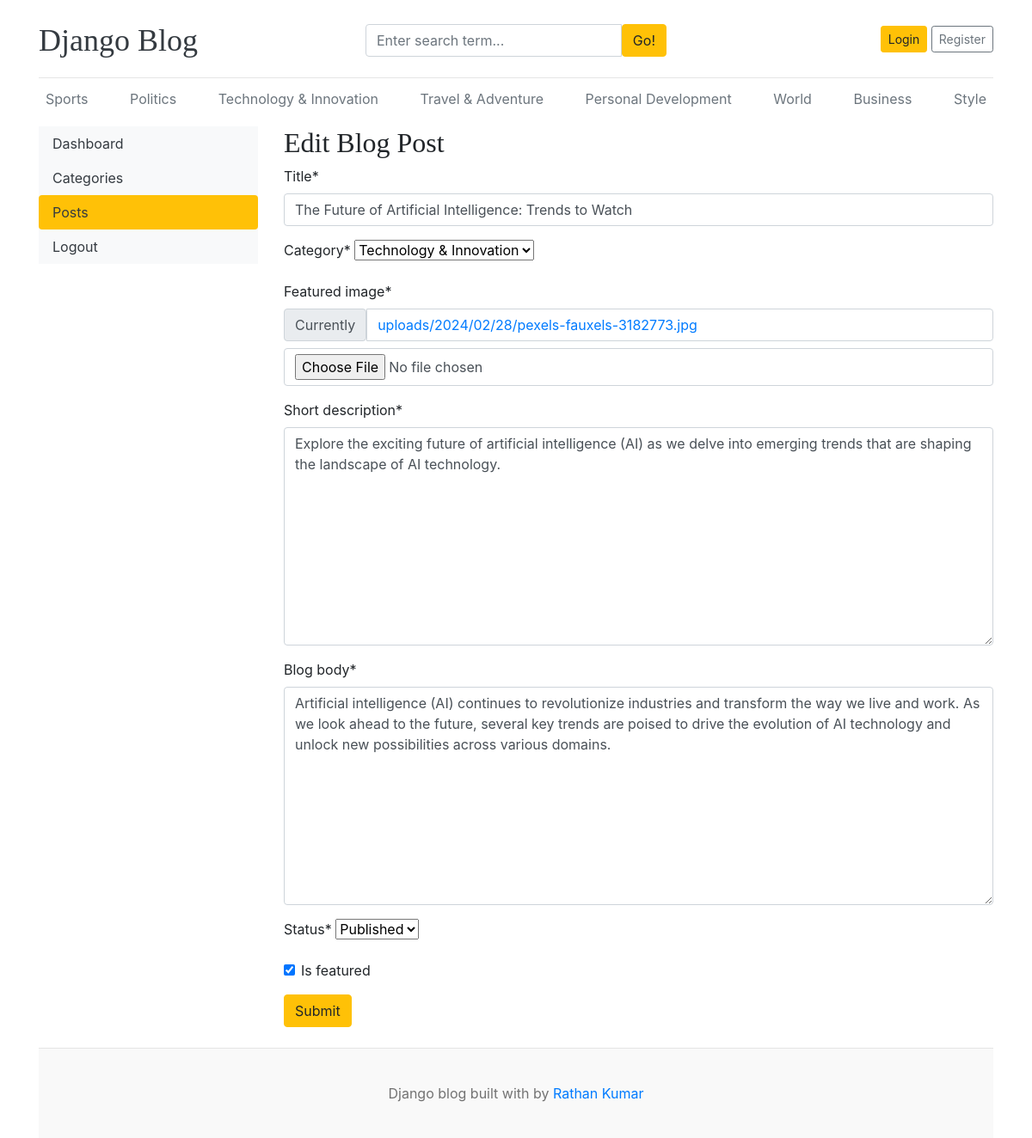
Screenshot of /dashboard/posts/edit/3/ with the database file from the repository.
### blogs/models.py (models this page shows, shortened)
class Category(models.Model):
    category_name = models.CharField(max_length=50, unique=True)
    created_at = models.DateTimeField(auto_now_add=True)
    updated_at = models.DateTimeField(auto_now=True)
    class Meta:
        verbose_name_plural = 'categories'
    def __str__(self):
        return self.category_name

class Blog(models.Model):
    title = models.CharField(max_length=100)
    slug = models.SlugField(max_length=150 ,unique=True)
    category = models.ForeignKey(Category, on_delete=models.CASCADE)
    author = models.ForeignKey(User, on_delete=models.CASCADE)
    featured_image = models.ImageField(upload_to='uploads/%Y/%m/%d')
    short_description = models.TextField(max_length=500)
    blog_body = models.TextField(max_length=2000)
    status = models.CharField(max_length=20, choices=STATUS_CHOCICES, default="Draft")
    is_featured = models.BooleanField(default=False)
    created_at = models.DateTimeField(auto_now_add=True)
    updated_at = models.DateTimeField(auto_now=True)

### dashboards/views.py (the view, shortened to what this page needs)
# urls.py: path('posts/edit/<int:pk>/', views.edit_post, name='edit_post'),
def edit_post(request, pk):
    post = get_object_or_404(Blog, pk=pk)
    form = BlogPostForm(instance=post)
    context = {
        'form': form,
        'post': post
    }
    return render(request, 'dashboard/edit_post.html', context)

### dashboards/forms.py
class BlogPostForm(forms.ModelForm):
    class Meta:
        model = Blog
        fields = ('title', 'category', 'featured_image', 'short_description', 'blog_body', 'status', 'is_featured')

### blogs/context_processors.py (called while the page is built)
def get_categories(request):
    categories = Category.objects.all()
    return dict(categories=categories)

def get_social_links(request):
    social_links = SocialLink.objects.all()
    return dict(social_links=social_links)

### templates/dashboard/edit_post.html (shortened to what this page needs)
{% extends 'base.html' %}
{% block content %}
{% load crispy_forms_tags %}
<div class="row">
    {% include 'dashboard/sidebar.html' %}
    <div class="col-md-9">
        <h2>Edit Blog Post</h2>
        <form action="{% url 'edit_post' post.id %}" method="POST" enctype="multipart/form-data">
            {{form | crispy}}
            <button class="btn btn-warning">Submit</button>
        </form>
        <br>
    </div>
</div>
{% endblock %}

### templates/base.html (shortened to what this page needs)
{% load static %}
<!DOCTYPE html>
<html lang="en">
<head>
    <link href="https://getbootstrap.com/docs/4.0/dist/css/bootstrap.min.css" rel="stylesheet">
    <link href="{% static 'css/blog.css' %}" rel="stylesheet">
    <link rel="stylesheet" href="https://cdnjs.cloudflare.com/ajax/libs/font-awesome/6.5.1/css/all.min.css"
 />
</head>
<body>
    <div class="container">
        <header class="blog-header py-3">
            <div class="row flex-nowrap justify-content-between align-items-center">
                <div class="col-4 pt-1">
                    <a class="blog-header-logo text-dark" href="/">Django Blog</a>
                </div>
                <div class="col-4 pt-1">
                    <form action="{% url 'search' %}">
                        <div class="input-group">
                            <input class="form-control" type="text" name="keyword" value="{{keyword}}"
                                placeholder="Enter search term..." aria-label="Enter search term..."
                                aria-describedby="button-search" />
                            <button type="submit" class="btn btn-warning" id="button-search" type="button">Go!</button>
                        </div>
                    </form>
                </div>
                <div class="col-4 d-flex justify-content-end align-items-center">
                    {% if not user.is_authenticated %}
                    <a class="btn btn-sm btn-warning" href="{% url 'login' %}">Login</a> &nbsp;
                    <a class="btn btn-sm btn-outline-secondary" href="{% url 'register' %}">Register</a>
                    {% else %}
                    <span><a href="{% url 'dashboard' %}">Dashboard</a></span>
                    &emsp;
                    <span><a href="{% url 'logout' %}">Logout</a></span>
                    {% endif %}
                </div>
            </div>
        </header>
        <div class="nav-scroller py-1 mb-2">
            <nav class="nav d-flex justify-content-between">
                {% for category in categories %}
                <a class="p-2 text-muted"
                    href="{% url 'posts_by_category' category.id %}">{{category.category_name}}</a>
                {% endfor %}
            </nav>
        </div>
        {% block content %}
        {% endblock %}
        <footer class="blog-footer">
            <p>Django blog built with by <a href="#">Rathan Kumar</a></p>
        </footer>
</body>
</html>

### blog_main/static/css/blog.css (style rules this page uses)
.blog-header { border-bottom: 1px solid #e5e5e5; }
.blog-header-logo { font-family: "Playfair Display", Georgia, "Times New Roman", serif; font-size: 2.25rem; }
h1, h2, h3, h4, h5, h6 { font-family: "Playfair Display", Georgia, "Times New Roman", serif; }
.blog-footer { padding: 2.5rem 0; color: #727272; text-align: center; background-color: #f9f9f9; border-top: .05rem solid #e5e5e5; }
.blog-footer p:last-child { margin-bottom: 0; }

### rows the page displays
Category: category_name "Sports"
Category: category_name "Politics"
Category: category_name "Technology & Innovation"
Category: category_name "Travel & Adventure"
Category: category_name "Personal Development"
Category: category_name "World"
Category: category_name "Business"
Category: category_name "Style"
Blog: title "The Future of Artificial Intelligence: Trends to Watch", category "Technology & Innovation", short_description "Explore the exciting future of artificial intelligence (AI) as we delve into emerging trends that are shaping the landscape of AI technology.", blog_body "Artificial intelligence (AI) continues to revolutionize industries and transform the way we live and work. As we look ahead to the future, several key trends are poised to drive the evolution of AI technology and unlock new possibilities across various domains.", status "Published", is_featured "☑"
